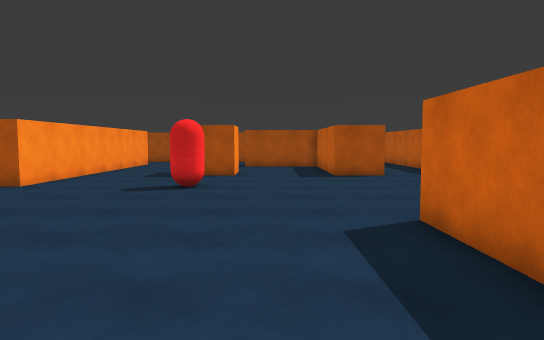
[1] (above)

20 first-person views from a walk through a 3-D level made in the Unity game engine. The camera is 1.3 m above the floor, tilts 4° down and sees 70° across. The floor is counted in squares, 1 m on a side. Each view is taken from the middle of a square. On the plan, view 1 faces up. The plan holds only what a view shows up to about 16 squares ahead; the rest is blank.

[2]
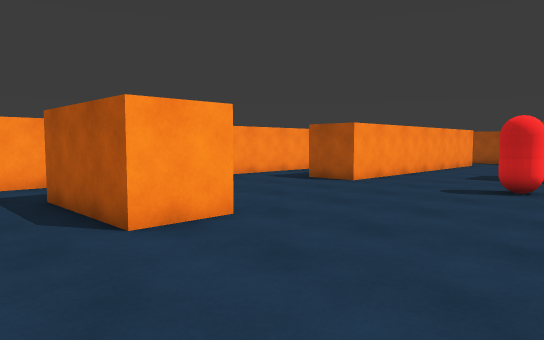

[3]
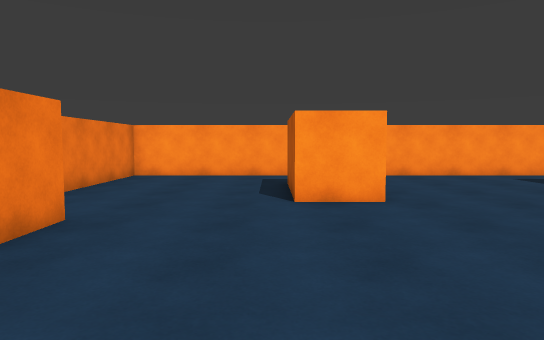

[4]
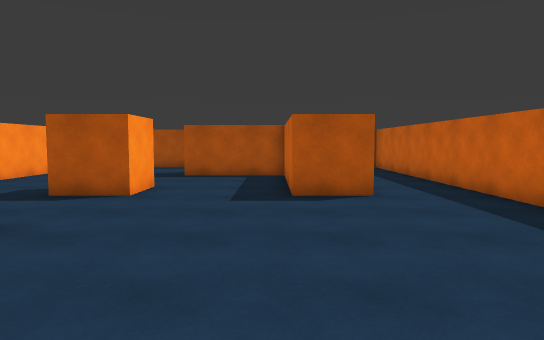

[5]
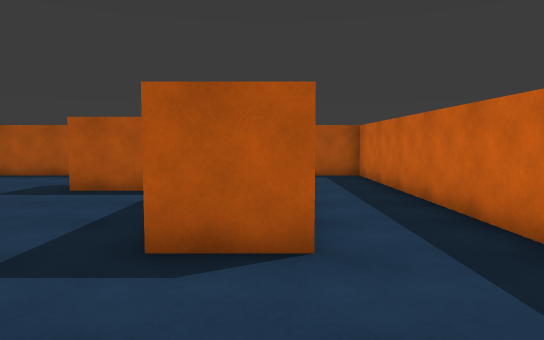

[6]
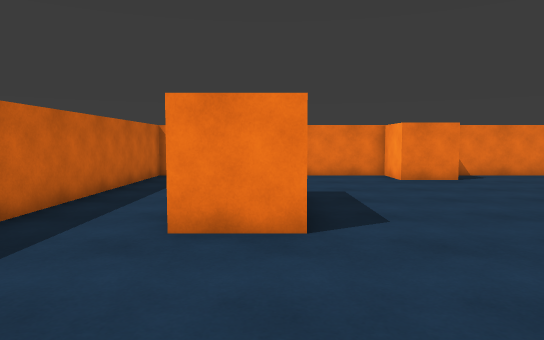

[7]
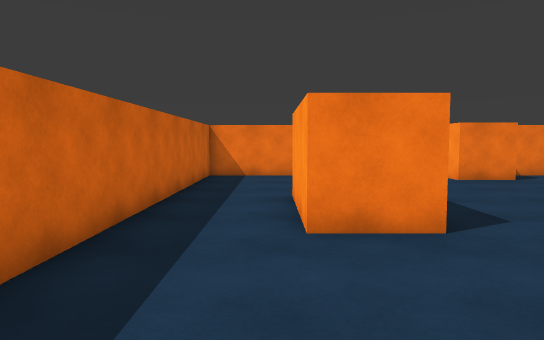

[8]
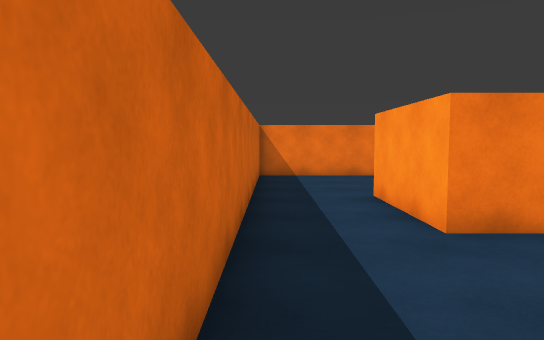

[9]
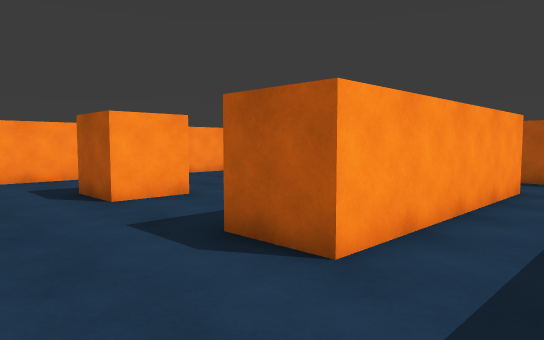

[10]
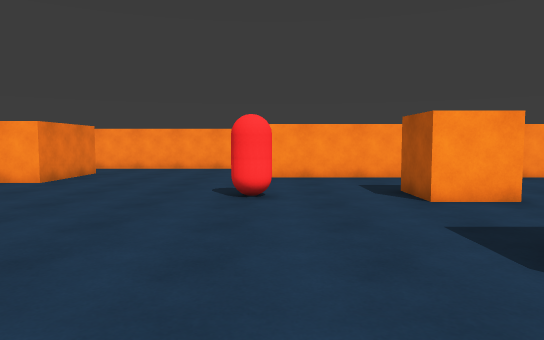

[11]
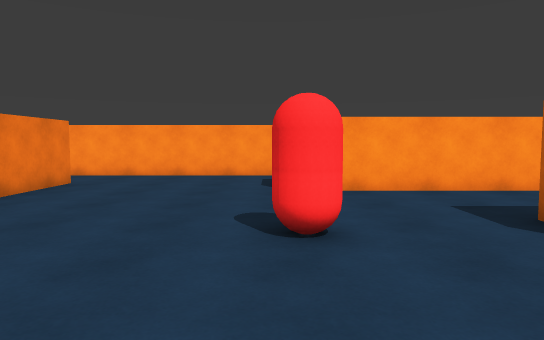

[12]
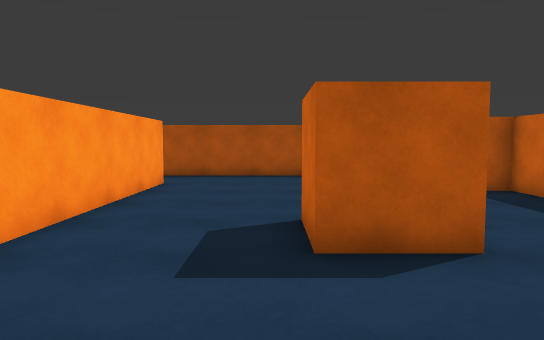

[13]
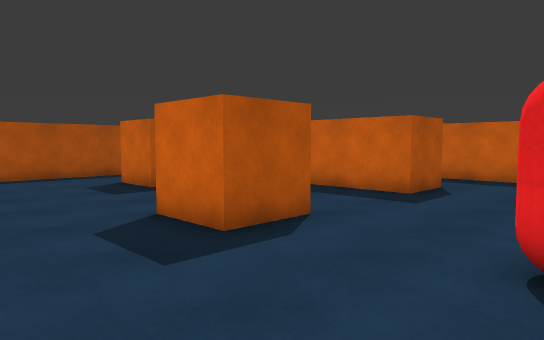

[14]
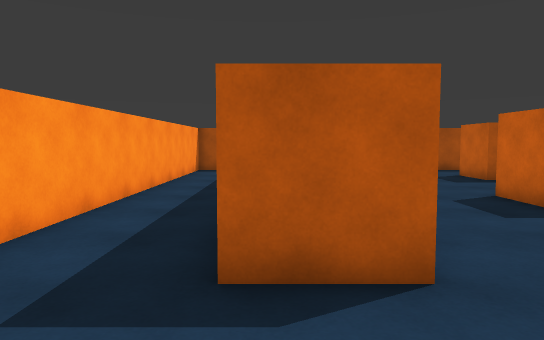

[15]
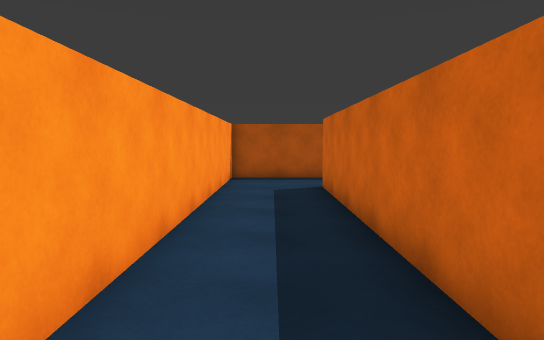

[16]
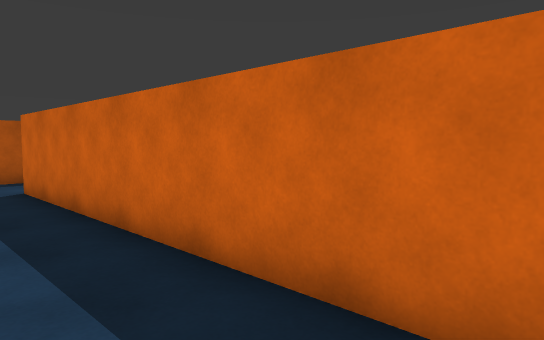

[17]
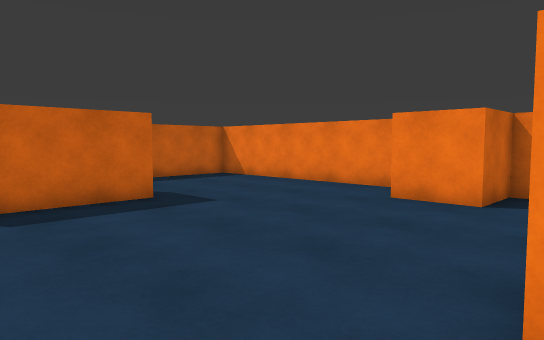

[18]
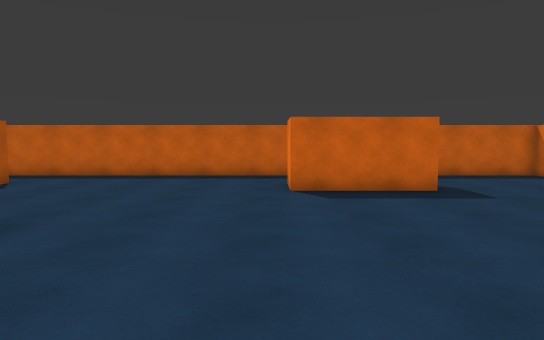

[19]
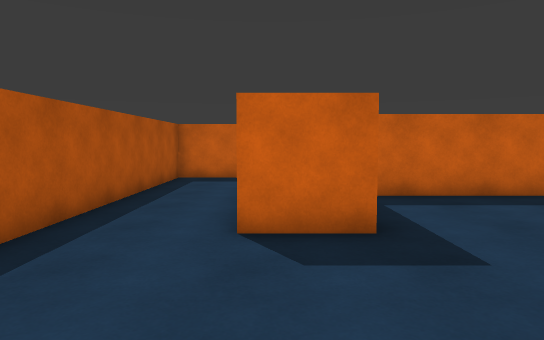

[20]
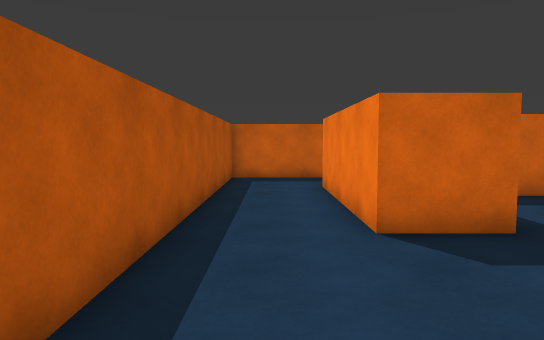

### Floor plan
Points are (right, up) in squares from view 1. A wall is a line through its corners. A room is listed if a view was taken in it or the views show most of it. See-through windows are left out.
Room 1 (views 1, 2, 3, 4, 5, 6, 7, 8, 9, 10, 11, 12, 13, 14, 15, 16, 17, 18, 19, 20)
walls: (2.5, 15.5) (2.5, 21.5) (-1.5, 21.5) (-1.5, 23.5) (4.5, 23.5) (4.5, 15.5) (2.5, 15.5); (-9.5, 12.4) (-9.5, 23.5); (2.5, 2.4) (2.5, 6.5) (4.5, 6.5) (4.5, 2.5); (-9.5, 4.5) (-5.5, 4.5) (-5.5, 2.5) (-9.5, 2.5); (-7.5, 23.5) (-7.5, 11.5) (-9.5, 11.5); (-1.6, -3.5) (7.5, -3.5) (7.5, 26.5) (-12.5, 26.5) (-12.5, -3.5) (-3.5, -3.5)
objects: orange cube (-3, -3) to (-2, -2); red capsule (-3, 11) to (-2, 12); orange cube (-3, 16) to (-2, 17)

Positions as (right, up) in squares from view 1, and headings:
1: (0, 0), facing up
2: (0, 0), facing up-left
3: (3, 2), facing left
4: (2, 6), facing up
5: (4, 11), facing up
6: (3, 12), facing down
7: (5, 12), facing down
8: (7, 12), facing down
9: (7, 12), facing up-left
10: (7, 12), facing left
11: (3, 11), facing left
12: (-4, 11), facing up
13: (-7, 11), facing up-right
14: (-9, 8), facing up
15: (-11, 12), facing up
16: (-12, 12), facing up-right
17: (-6, 7), facing down-right
18: (-8, 7), facing right
19: (-7, 23), facing right
20: (-7, 25), facing right
